Frame 1 (no input): blank canvas, image omitted
Frame 60 (the mouse pressed at the canvas centre just before this capture): blank canvas, image omitted
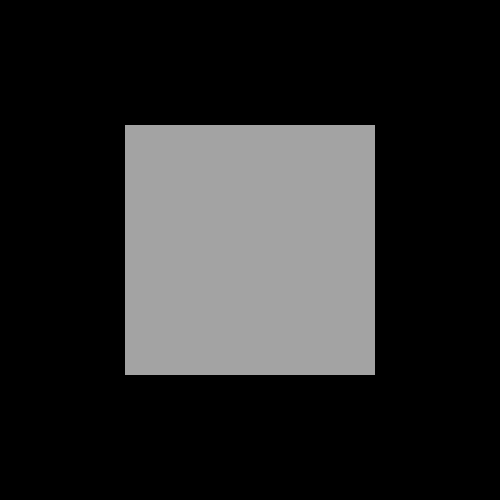
Frame 120 (the mouse held since frame 60 and released just before this capture)

The Processing sketch whose frames 1 and 60 were blank and that drew this single picture after the mouse press (run headless with seeded random() and noise(); from frame 60 on, the mouse is pressed at the canvas centre):

// Processing sketch: exe1
// ── exe1.pde
void setup(){
  size(500,500);
  rectMode(CENTER);
}

void draw(){
  background(0);
  noStroke();
  fill(random(255));
  rect(width/2, height/2, mouseX,mouseY);
}
